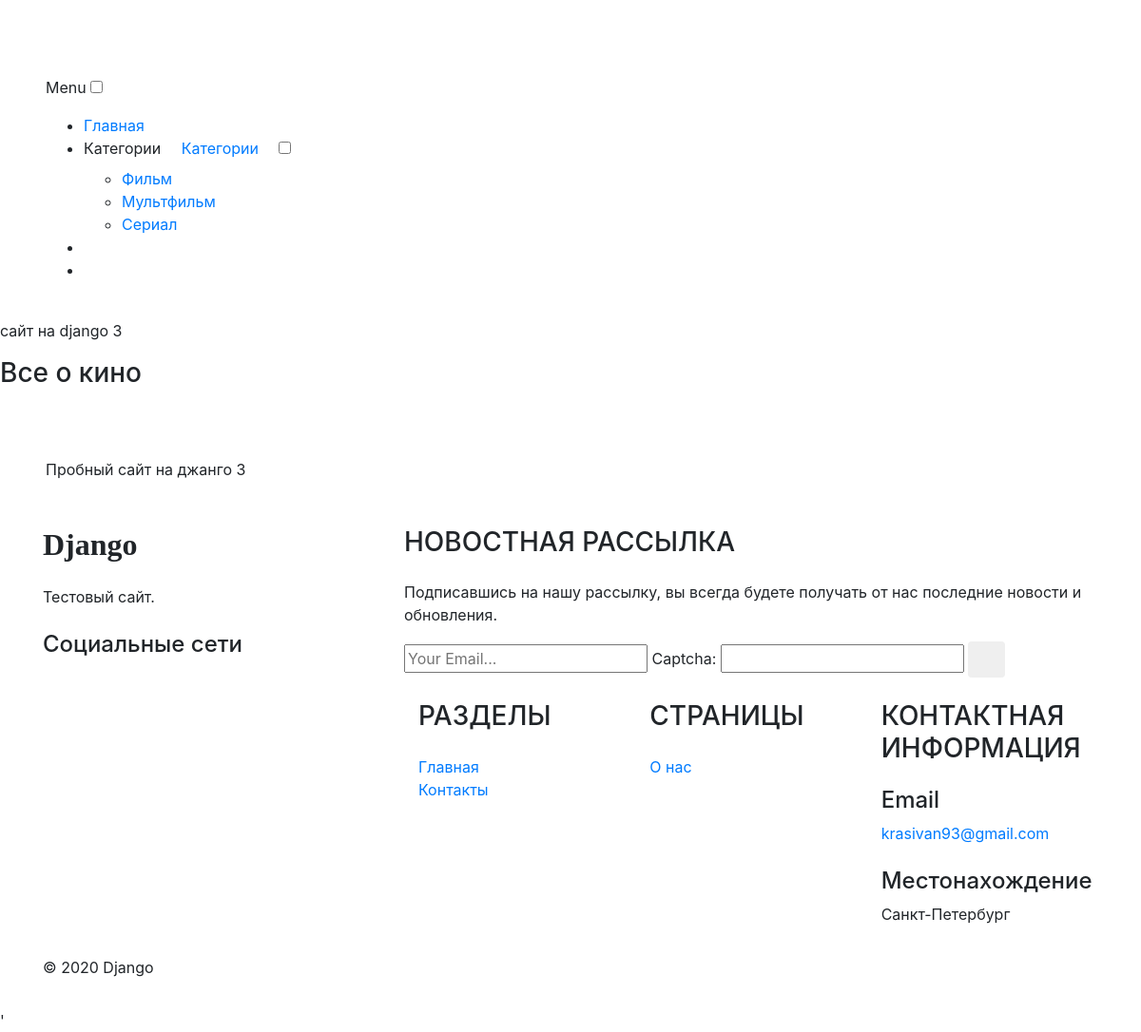
The page /about-us/ on the database its author committed.
### movies/models.py (models this page shows, shortened)
class Category(models.Model):
    name = models.CharField("Категория", max_length=128)
    description = models.TextField("Описание")
    url = models.SlugField(max_length=256, unique=True)
    class Meta:
        verbose_name = "Категория"
        verbose_name_plural = "Категории"

### contact/forms.py
class ContactForm(forms.ModelForm):
    captcha = ReCaptchaField()
    class Meta:
        model = Contact
        fields = ('email', 'captcha')
        widgets = {
            "email": forms.TextInput(attrs={'class': 'editContent', 'placeholder': 'Your Email...'})
        }
        labels = {
            'email': ''
        }

### contact/templatetags/contact_tags.py (called while the page is built)
@register.inclusion_tag("contact/tags/form.html")
def contact_form():
    return {'contact_form': ContactForm()}

### movies/templatetags/movie_tag.py (called while the page is built)
@register.simple_tag()
def get_categories():
    return Category.objects.all()

### templates/pages/about.html
{% extends 'base.html' %}
{% block content %}
    <section class="ab-info-main py-md-5 py-4 editContent"
             style="padding-left: 3rem; padding-right: 3rem;">
        <div class="container">
            <div class="row">
                {{ flatpage.content }}
            </div>
        </div>
    </section>
{% endblock content %}

### templates/include/header.html (shortened to what this page needs)
{% load movie_tag %}
<header class="header">
    <div class="container-fluid px-lg-5">
        <nav class="py-4">
            <div id="logo">
                <h1> <a href="/" class="editContent"
                        style="outline: none; outline-offset: -2px; cursor: inherit; color: rgb(255, 255, 255);\
                        font-size: 40px; background-color: rgba(0, 0, 0, 0); \
                        font-family: &quot;Source Sans Pro&quot;, sans-serif;">DjangoMovie</a></h1>
            </div>
            <label for="drop" class="toggle">Menu</label>
            <input type="checkbox" id="drop">
            <ul class="menu mt-2">
                <li class="active"><a href="/">Главная</a></li>
                <li>
                    <label for="drop-2" class="toggle">Категории <span class="fa fa-angle-down" aria-hidden="true" ></span> </label>
                    <a href="">Категории <span class="fa fa-angle-down" aria-hidden="true"></span></a>
                    <input type="checkbox" id="drop-2">
                    <ul>
                        {% get_categories as categories %}
                        {% for category in categories %}
                            <li>
                                <a href="{% url 'category' category.name %}">{{ category.name }}</a>
                            </li>
                        {% endfor %}
                    </ul>
                </li>
                {% if user.is_authenticated %}
                <span class="money editContent">{{ user.username }}</span>
                <li><a href="{% url 'account_logout' %}"
                       style="color: rgb(255, 255, 255); font-weight: 700; text-transform: uppercase;">Выход</a>
                </li>
                {% else %}
                <li><a href="{% url 'account_login' %}"
                       style="color: rgb(255, 255, 255); font-weight: 700; text-transform: uppercase;">Вход</a>
                </li>
                <li><a href="{% url 'account_signup' %}"
                       style="color: rgb(255, 255, 255); font-weight: 700; text-transform: uppercase;">Регистрация</a>
                </li>
                {% endif %}
            </ul>
        </nav>
    </div>
</header>
<div class="banner-info">
    <p class="editContent" > сайт на django 3</p>
    <h3 class="mb-4 editContent">Все о кино</h3>
</div>

### rows shown on the page
Category: name "Фильм"
Category: name "Мультфильм"
Category: name "Сериал"

### other values the page prints
{{ flatpage.content }} "Пробный сайт на джанго 3"
